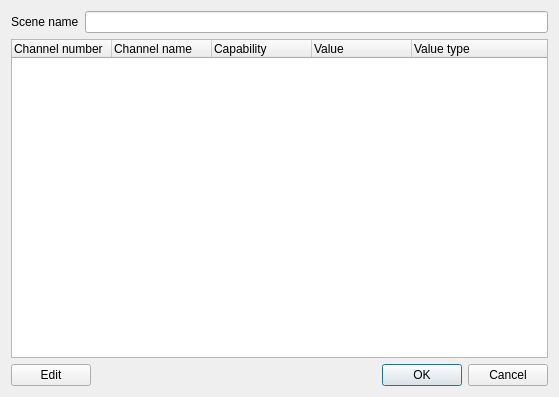
<ui version="4.0" >
 <class>AdvancedSceneEditor</class>
 <widget class="QDialog" name="AdvancedSceneEditor" >
  <property name="geometry" >
   <rect>
    <x>0</x>
    <y>0</y>
    <width>559</width>
    <height>397</height>
   </rect>
  </property>
  <property name="windowTitle" >
   <string>Advanced Scene Editor</string>
  </property>
  <layout class="QVBoxLayout" >
   <item>
    <layout class="QHBoxLayout" >
     <item>
      <widget class="QLabel" name="m_nameLabel" >
       <property name="text" >
        <string>Scene name</string>
       </property>
      </widget>
     </item>
     <item>
      <widget class="QLineEdit" name="m_nameEdit" />
     </item>
    </layout>
   </item>
   <item>
    <widget class="QTreeWidget" name="m_listView" >
     <column>
      <property name="text" >
       <string>Channel number</string>
      </property>
     </column>
     <column>
      <property name="text" >
       <string>Channel name</string>
      </property>
     </column>
     <column>
      <property name="text" >
       <string>Capability</string>
      </property>
     </column>
     <column>
      <property name="text" >
       <string>Value</string>
      </property>
     </column>
     <column>
      <property name="text" >
       <string>Value type</string>
      </property>
     </column>
    </widget>
   </item>
   <item>
    <layout class="QHBoxLayout" >
     <item>
      <widget class="QPushButton" name="m_editButton" >
       <property name="text" >
        <string>Edit</string>
       </property>
      </widget>
     </item>
     <item>
      <widget class="QDialogButtonBox" name="m_buttonBox" >
       <property name="orientation" >
        <enum>Qt::Horizontal</enum>
       </property>
       <property name="standardButtons" >
        <set>QDialogButtonBox::Cancel|QDialogButtonBox::NoButton|QDialogButtonBox::Ok</set>
       </property>
      </widget>
     </item>
    </layout>
   </item>
  </layout>
 </widget>
 <resources/>
 <connections>
  <connection>
   <sender>m_buttonBox</sender>
   <signal>accepted()</signal>
   <receiver>AdvancedSceneEditor</receiver>
   <slot>accept()</slot>
   <hints>
    <hint type="sourcelabel" >
     <x>248</x>
     <y>254</y>
    </hint>
    <hint type="destinationlabel" >
     <x>157</x>
     <y>274</y>
    </hint>
   </hints>
  </connection>
  <connection>
   <sender>m_buttonBox</sender>
   <signal>rejected()</signal>
   <receiver>AdvancedSceneEditor</receiver>
   <slot>reject()</slot>
   <hints>
    <hint type="sourcelabel" >
     <x>316</x>
     <y>260</y>
    </hint>
    <hint type="destinationlabel" >
     <x>286</x>
     <y>274</y>
    </hint>
   </hints>
  </connection>
 </connections>
</ui>
